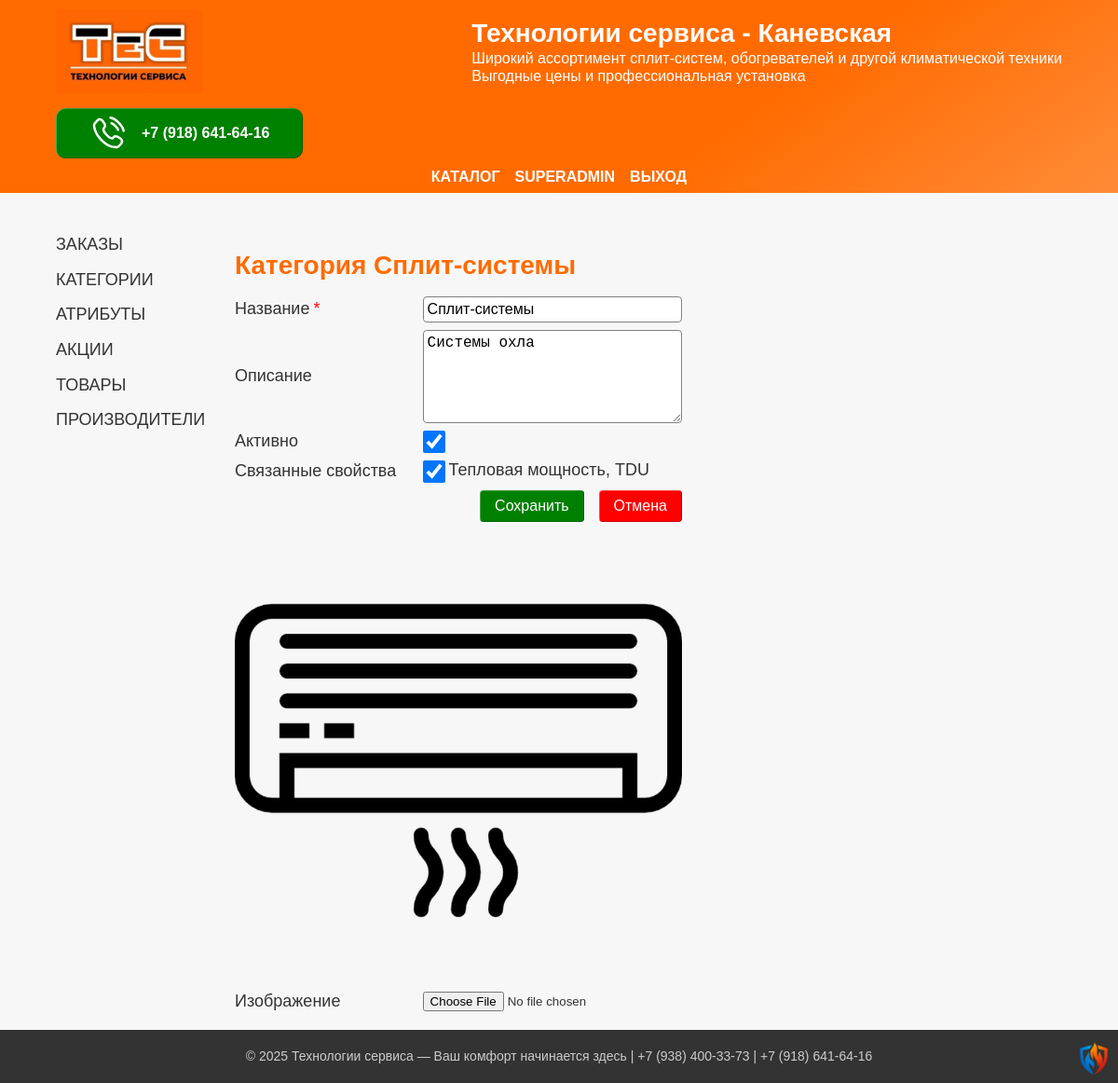
/admin/categories/Сплит-системы (signed in), run on an earlier commit of the app's database.
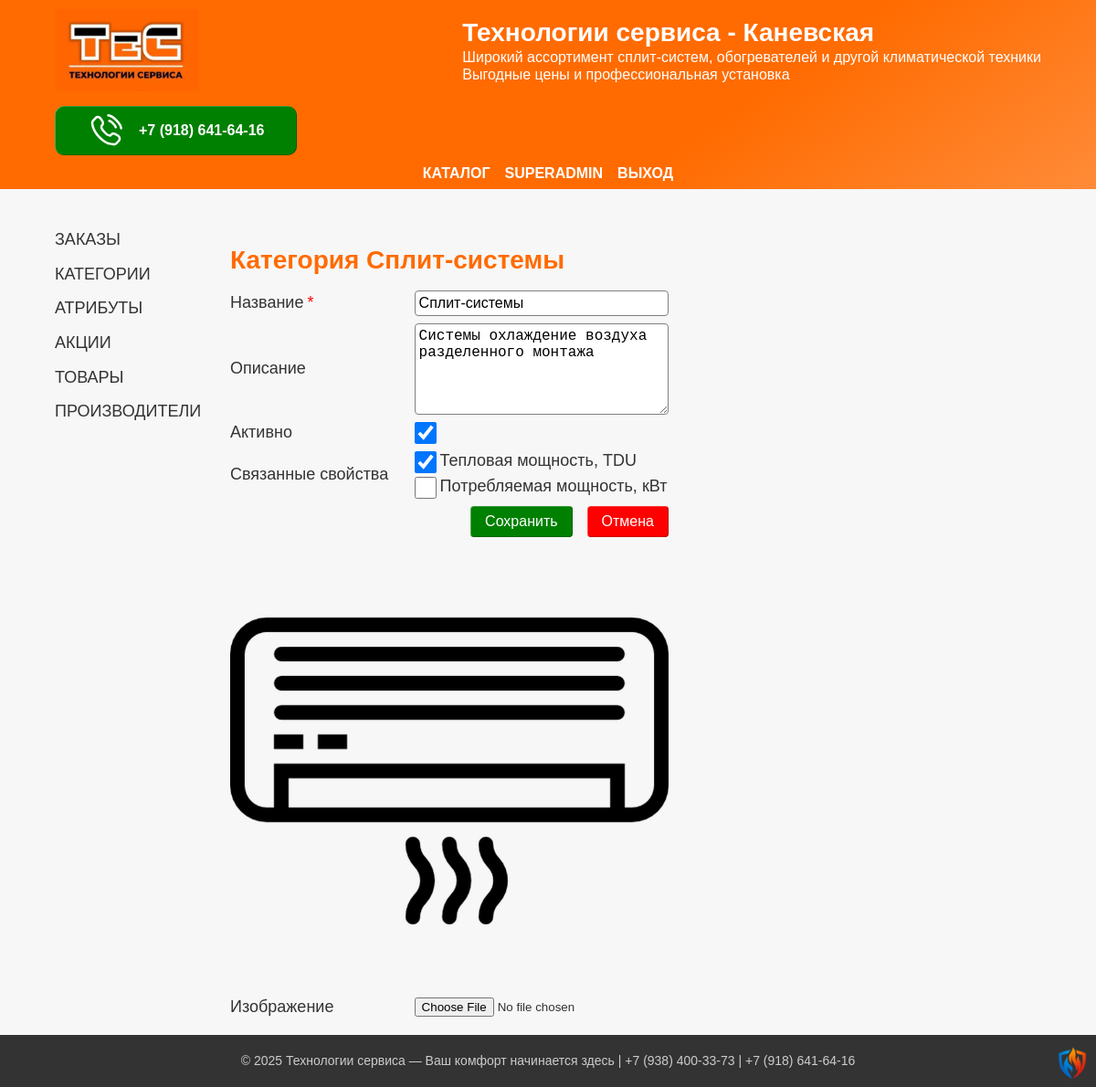
And on a later commit of the database.
### app/models.py (models this page shows, shortened)
class Category(db.Model):
    __tablename__ = 'categories'
    id = db.Column(db.Integer, primary_key=True)
    name = db.Column(db.String(64), nullable=False, unique=True)
    description = db.Column(db.Text, nullable=True)
    active = db.Column(db.Boolean, default=True)
    fields = db.relationship('CustomFields', secondary=custom_field_category, backref=db.backref('category', lazy='dynamic'))
    image_path = db.Column(db.String(255), nullable=True)
    products = db.relationship('Product', backref='category', lazy=True)

class CustomFields(db.Model):
    __tablename__ = 'customfields'
    id = db.Column(db.Integer, primary_key=True)
    name = db.Column(db.Text, nullable=True)
    active = db.Column(db.Boolean, default=True)

### app/blueprints/admin/routes.py (the view, shortened to what this page needs)
@admin_bp.route('/categories/<string:name>', methods=["GET", "POST"])
@login_required
def category(name):
    cat = Category.query.filter_by(name=name).first()
    available_fields = CustomFields.query.filter_by(active=True).all()
    selected_fields = cat.fields
    if not cat:
        return redirect(url_for('admin.categories'))
    form = CategoryForm(obj=cat)
    return render_template('./admin/category.html',
                           title=f"Категория {name}",
                           form=form,
                           available_fields=available_fields,
                           selected_fields=selected_fields)

### app/blueprints/admin/forms.py
class CategoryForm(FlaskForm, FormButtons):
    id = IntegerField()
    name = StringField('Название', validators=[DataRequired(DATA_REQUIRED_MESSAGE), Length(min=3, max=64)])
    description = TextAreaField('Описание', validators=[
        Optional(),
        Length(max=500, message='Максимум 500 символов')
    ])
    active = BooleanField('Активно', default=True)
    image_path = StringField('Изображение', validators=[
        Optional(),
        Length(max=200, message='Максимум 200 символов')
    ])
    image = FileField('Изображение', validators=[
        FileAllowed(['jpg', 'png', 'jpeg'], "Только изображения jpg, png, jpeg!")
    ])

### app/templates/admin/category.html (shortened to what this page needs)
{% extends "./admin/private.html" %}
{% block article %}
<h2>{{title}}</h2>
      <form id="form-category" class="form-input" action="" method="post" enctype="multipart/form-data">
            <div class="form-fields-block">
                <div class="form-field">
                    <div class="form-field--label">
                        {{ form.name.label(class="field-label") }}
                        <span style="color: red;">*</span>
                    </div>
                    <div class="form-field--input">{{ form.name(class="field-input") }}</div>
                </div>
                <div class="form-field">
                    <div class="form-field--label">{{ form.description.label(class="field-label") }}</div>
                    <div class="form-field--input">{{ form.description(class="field-input", rows=5) }}</div>
                </div>
                <div class="form-field">
                    <div class="form-field--label">
                        {{ form.active.label(class="field-label") }}
                    </div>
                    <div class="form-field--input">{{ form.active(class="checkbox-input") }}</div>
                </div>
                <div class="form-field">
                    {% if available_fields %}
                    <div class="form-field--label">Связанные свойства</div>
                    <div class="form-field--input">
                        {% for field in available_fields %}
                        <label class="form-field--input">
                            <input class="form-field--input checkbox-input"
                                type="checkbox"
                                name="custom_field"
                                value="{{field.name}}"
                                {% if field in selected_fields %} checked {% endif %}>
                            {{ field.name }}
                        </label>
                    {% endfor %}
                    </div>
                    {% endif %}
                </div>
                <div class="form-submits">
                  {{ form.submit_save(class="form-submit submit-green") }}
                  {{ form.submit_cancel(class="form-submit submit-red") }}
                </div>
            </div>
            <div class="form-image-block">
                {% if form.image_path.data %}
                <img src="{{ url_for('uploaded_file', filename='images/' + form.image_path.data) }}"
                     alt="{{form.image_path.data}}"
                     srcset="{{ url_for('uploaded_file', filename='images/' + form.image_path.data) }}">
                {% endif %}
                <div class="form-field">
                    {{ form.image_path.label }}
                    {{ form.image(class="form-control") }}
                </div>
            </div>
      </form>
{% endblock %}

What changed in the data, as far as the page shows it:
changed Category "Сплит-системы": description "Системы охла" → "Системы охлаждение воздуха разделенного монтажа"
added CustomFields: name "Потребляемая мощность, кВт"
